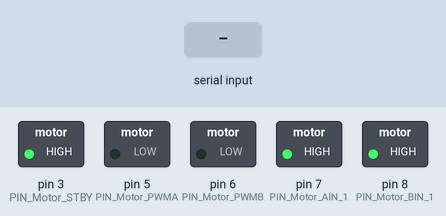
Bench run of a sketch on a simulated Arduino Uno, built with avr-gcc and run on an emulated ATmega328P. Parts: switched loads named in the sketch (green lamp = pin HIGH). Inputs (shaded band) come from the test bench.

Above: at 3.2 s.
3.3 s: "1" received over Serial
At 4.3 s:
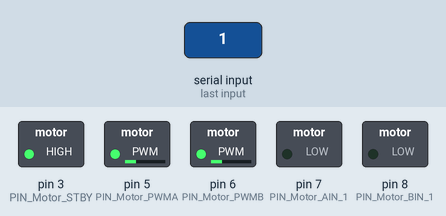
4.8 s: "0" received over Serial
At 5.4 s:
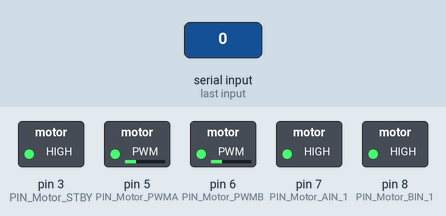
6.3 s: "2" received over Serial
At 6.6 s:
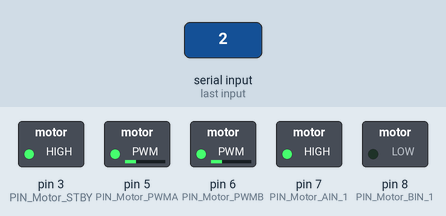
Timing chart, 0 to 9.3 s (numbered marks = the images above; inputs shaded):
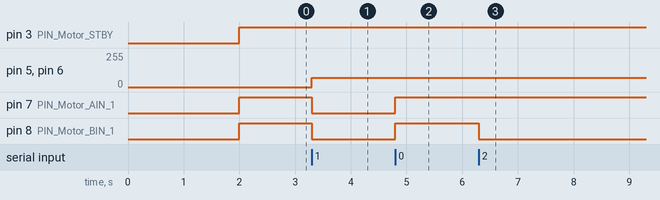

Measured:
- after the input at 3.3 s, pin 5 (PIN_Motor_PWMA), pin 6 (PIN_Motor_PWMB): 0/255 → 70/255 at once; pin 7 (PIN_Motor_AIN_1), pin 8 (PIN_Motor_BIN_1): HIGH → LOW at once
- after the input at 4.8 s, pin 7 (PIN_Motor_AIN_1), pin 8 (PIN_Motor_BIN_1): LOW → HIGH at once
- after the input at 6.3 s, pin 8 (PIN_Motor_BIN_1): HIGH → LOW at once

The sketch:

Demo1.ino
```cpp
#include <avr/wdt.h>
#include "DeviceDriverSet_xxx0.h"
#include "ApplicationFunctionSet_xxx0.cpp"

DeviceDriverSet_Motor AppMotor;
Application_xxx Application_ConquerorCarxxx0;

int dire = 8;
int vel = 0;

void setup() {
  Serial.begin(9600);

  AppMotor.DeviceDriverSet_Motor_Init();
  delay(2000);

}

void loop() {

  speed(dire, 70);

}

// Funcion que se activa al recibir algo por
// el puerto serie, Interrupcion del puerto Serie.
void serialEvent(){

  if(Serial.available()){
    char data = Serial.read();

    if(data >= '0' && data <= '9'){
      data -= '0';
      //Serial.println((int)data);

      dire = data;
    }

  }

}

void speed(int direccion, int velocidad){

  Application_ConquerorCarxxx0.Motion_Control = direccion;
  ApplicationFunctionSet_ConquerorCarMotionControl(Application_ConquerorCarxxx0.Motion_Control /*direction*/, velocidad /*speed*/);

}
```

ApplicationFunctionSet_xxx0.cpp
```cpp
#include "DeviceDriverSet_xxx0.h"

extern DeviceDriverSet_Motor AppMotor;

/*Secuencia de control de dirección de movimiento*/
enum ConquerorCarMotionControl
{
  Forward,       //(1)
  Backward,      //(2)
  Left,          //(3)
  Right,         //(4)
  LeftForward,   //(5)
  LeftBackward,  //(6)
  RightForward,  //(7)
  RightBackward, //(8)
  stop_it        //(9)
};               //direction:（1）、（2）、 （3）、（4）、（5）、（6）

struct Application_xxx
{
  ConquerorCarMotionControl Motion_Control;
};

extern Application_xxx Application_ConquerorCarxxx0;

static void ApplicationFunctionSet_ConquerorCarMotionControl(ConquerorCarMotionControl direction, uint8_t is_speed)
{
  static uint8_t directionRecord = 0;
  uint8_t Kp, UpperLimit;
  uint8_t speed = is_speed;
  switch (direction)
  {
  case /* constant-expression */
      Forward:
    /* code */
      AppMotor.DeviceDriverSet_Motor_control(/*direction_A*/ direction_just, /*speed_A*/ speed,
                                             /*direction_B*/ direction_just, /*speed_B*/ speed, /*controlED*/ control_enable); //Motor control
    break;
  case /* constant-expression */ Backward:
    /* code */

      AppMotor.DeviceDriverSet_Motor_control(/*direction_A*/ direction_back, /*speed_A*/ speed,
                                             /*direction_B*/ direction_back, /*speed_B*/ speed, /*controlED*/ control_enable); //Motor control
    break;
  case /* constant-expression */ Left:

    AppMotor.DeviceDriverSet_Motor_control(/*direction_A*/ direction_just, /*speed_A*/ speed,
                                           /*direction_B*/ direction_back, /*speed_B*/ speed, /*controlED*/ control_enable); //Motor control
    break;
  case /* constant-expression */ Right:

    AppMotor.DeviceDriverSet_Motor_control(/*direction_A*/ direction_back, /*speed_A*/ speed,
                                           /*direction_B*/ direction_just, /*speed_B*/ speed, /*controlED*/ control_enable); //Motor control
    break;
  case /* constant-expression */ LeftForward:
    /* code */
    AppMotor.DeviceDriverSet_Motor_control(/*direction_A*/ direction_just, /*speed_A*/ speed,
                                           /*direction_B*/ direction_just, /*speed_B*/ speed / 2, /*controlED*/ control_enable); //Motor control
    break;
  case /* constant-expression */ LeftBackward:
    AppMotor.DeviceDriverSet_Motor_control(/*direction_A*/ direction_back, /*speed_A*/ speed,
                                           /*direction_B*/ direction_back, /*speed_B*/ speed / 2, /*controlED*/ control_enable); //Motor control
    break;
  case /* constant-expression */ RightForward:
    AppMotor.DeviceDriverSet_Motor_control(/*direction_A*/ direction_just, /*speed_A*/ speed / 2,
                                           /*direction_B*/ direction_just, /*speed_B*/ speed, /*controlED*/ control_enable); //Motor control
    break;
  case /* constant-expression */ RightBackward:
    AppMotor.DeviceDriverSet_Motor_control(/*direction_A*/ direction_back, /*speed_A*/ speed / 2,
                                           /*direction_B*/ direction_back, /*speed_B*/ speed, /*controlED*/ control_enable); //Motor control
    break;
  case /* constant-expression */ stop_it:
    AppMotor.DeviceDriverSet_Motor_control(/*direction_A*/ direction_void, /*speed_A*/ 0,
                                           /*direction_B*/ direction_void, /*speed_B*/ 0, /*controlED*/ control_enable); //Motor control
    break;
  default:
    break;
  }
}
```

DeviceDriverSet_xxx0.cpp
```cpp
#include "DeviceDriverSet_xxx0.h"

/*Motor control*/
void DeviceDriverSet_Motor::DeviceDriverSet_Motor_Init(void)
{
  pinMode(PIN_Motor_PWMA, OUTPUT);
  pinMode(PIN_Motor_PWMB, OUTPUT);
  pinMode(PIN_Motor_AIN_1, OUTPUT);
  pinMode(PIN_Motor_BIN_1, OUTPUT);
  pinMode(PIN_Motor_STBY, OUTPUT);
}


void DeviceDriverSet_Motor::DeviceDriverSet_Motor_control(boolean direction_A, uint8_t speed_A, //A Grupo de parámetros del motor
                                                          boolean direction_B, uint8_t speed_B, //B Grupo de parámetros del motor
                                                          boolean controlED                     //AB habilitar permitir true
                                                          )                                     //control del motor
{

  if (controlED == control_enable) //¿habilitar?
  {
    digitalWrite(PIN_Motor_STBY, HIGH);
    { //A...Right

      switch (direction_A) //Control de dirección
      {
      case direction_just:
        digitalWrite(PIN_Motor_AIN_1, HIGH);
        analogWrite(PIN_Motor_PWMA, speed_A);
        break;
      case direction_back:

        digitalWrite(PIN_Motor_AIN_1, LOW);
        analogWrite(PIN_Motor_PWMA, speed_A);
        break;
      case direction_void:
        analogWrite(PIN_Motor_PWMA, 0);
        digitalWrite(PIN_Motor_STBY, LOW);
        break;
      default:
        analogWrite(PIN_Motor_PWMA, 0);
        digitalWrite(PIN_Motor_STBY, LOW);
        break;
      }
    }

    { //B...Left
      switch (direction_B)
      {
      case direction_just:
        digitalWrite(PIN_Motor_BIN_1, HIGH);

        analogWrite(PIN_Motor_PWMB, speed_B);
        break;
      case direction_back:
        digitalWrite(PIN_Motor_BIN_1, LOW);
        analogWrite(PIN_Motor_PWMB, speed_B);
        break;
      case direction_void:
        analogWrite(PIN_Motor_PWMB, 0);
        digitalWrite(PIN_Motor_STBY, LOW);
        break;
      default:
        analogWrite(PIN_Motor_PWMB, 0);
        digitalWrite(PIN_Motor_STBY, LOW);
        break;
      }
    }
  }
  else
  {
    digitalWrite(PIN_Motor_STBY, LOW);
    return;
  }
}
```

DeviceDriverSet_xxx0.h
```cpp
#ifndef _DeviceDriverSet_xxx0_H_
#define _DeviceDriverSet_xxx0_H_

#include <arduino.h>

/*Motor*/
class DeviceDriverSet_Motor
{
public:
  void DeviceDriverSet_Motor_Init(void);
#if _Test_DeviceDriverSet
  void DeviceDriverSet_Motor_Test(void);
#endif
  void DeviceDriverSet_Motor_control(boolean direction_A, uint8_t speed_A, //A Grupo de parámetros del motor
                                     boolean direction_B, uint8_t speed_B, //B Grupo de parámetros del motor
                                     boolean controlED                     //AB habilitar permitir, true
  );                                                                       //control del motor
private:

#define PIN_Motor_PWMA 5
#define PIN_Motor_PWMB 6
#define PIN_Motor_BIN_1 8
#define PIN_Motor_AIN_1 7
#define PIN_Motor_STBY 3

public:
#define speed_Max 255
#define direction_just true
#define direction_back false
#define direction_void 3

#define Duration_enable true
#define Duration_disable false
#define control_enable true
#define control_disable false
};

#endif
```
